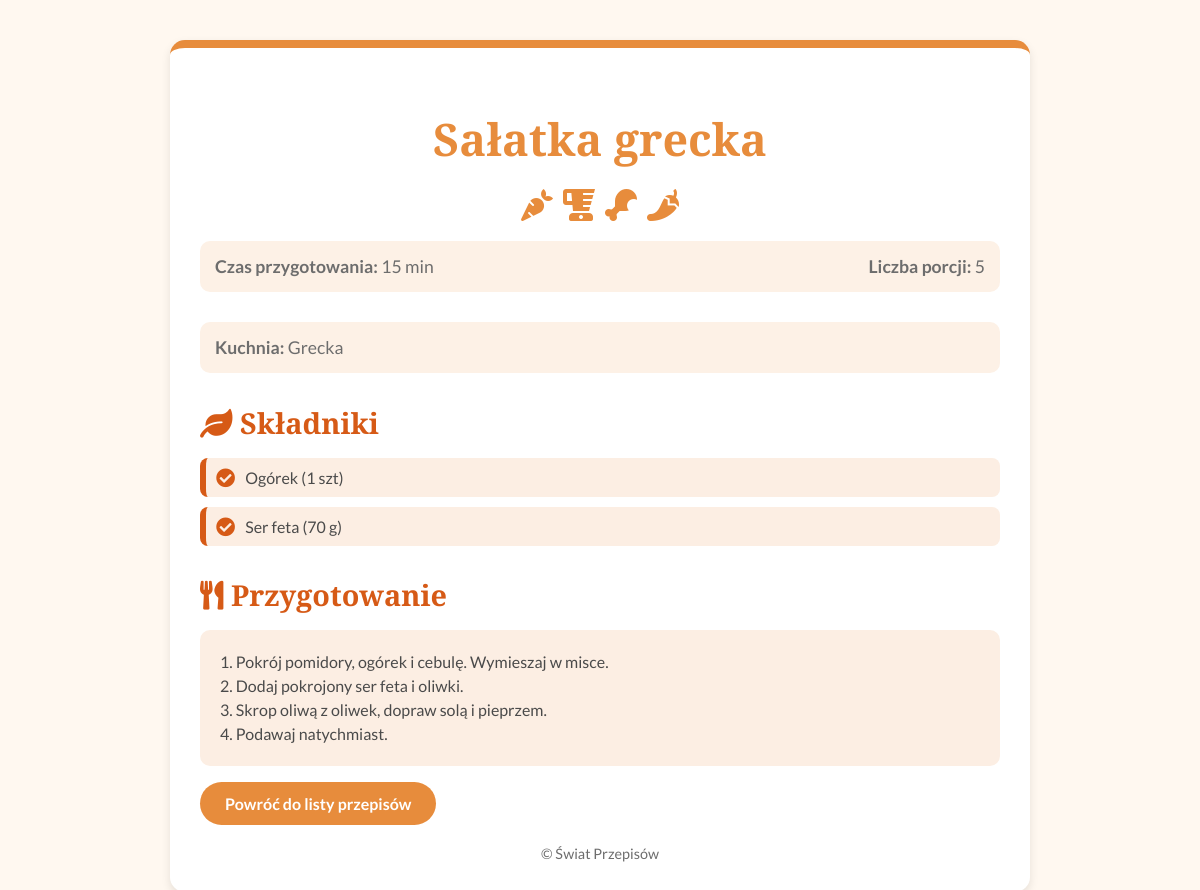
Screenshot of /przepisy/40/ with the database file from the repository.
### folder_aplikacji/models.py (models this page shows, shortened)
class Przepis(models.Model):
    DIFFICULTY_LEVELS = (
        ('P', 'PROSTY'),
        ('S', 'ŚREDNI'),
        ('T', 'TRUDNY'),
    )
    tytul = models.CharField(max_length=100, blank=False, null=False)
    opis = models.TextField(blank=False, null=False)
    difficulty_levels = models.CharField(max_length=1, choices=DIFFICULTY_LEVELS, default=DIFFICULTY_LEVELS[0][0])
    kuchnia = models.ForeignKey('Kuchnia', on_delete=models.SET_NULL, null=True, blank=True, related_name="przepisy")
    skladniki = models.ManyToManyField('Skladnik', through='PrzepisSkladnik', related_name="przepisy", blank=True)
    instrukcje = models.TextField(blank=False, null=False)
    czas_przygotowania = models.PositiveIntegerField(help_text="Czas przygotowania w minutach", null=True, blank=True)
    czas_gotowania = models.PositiveIntegerField(help_text="Czas gotowania w minutach", null=True, blank=True)
    porcje = models.PositiveIntegerField(null=True, blank=True)
    autor = models.ForeignKey(User, on_delete=models.SET_NULL, null=True, blank=True, related_name="przepisy")
    data_utworzenia = models.DateTimeField(auto_now_add=True)
    data_aktualizacji = models.DateTimeField(auto_now=True)
    kategoria = models.CharField(max_length=100, blank=True, null=True)

class Kuchnia(models.Model):
    nazwa = models.CharField(max_length=100, unique=True)
    opis = models.TextField(blank=True, null=True)

class PrzepisSkladnik(models.Model):
    przepis = models.ForeignKey(Przepis, on_delete=models.CASCADE)
    skladnik = models.ForeignKey(Skladnik, on_delete=models.CASCADE)
    ilosc = models.CharField(max_length=100, help_text="Ilość składnika (np. 2 łyżki)")

class Skladnik(models.Model):
    nazwa = models.CharField(max_length=100, unique=True)
    opis = models.TextField(blank=True, null=True)
    weganin = models.BooleanField(default=True)
    bezglutenowe = models.BooleanField(default=True)

### folder_aplikacji/views.py (the view)
# urls.py: path('przepisy/<int:pk>/', views.przepis_detail_html, name='przepis-detail-html'),  # URL do szczegółów przepisu
def przepis_detail_html(request, pk):
    przepis = Przepis.objects.get(pk=pk)
    przepisy_skladniki = PrzepisSkladnik.objects.filter(przepis=przepis)
    return render(request, 'przepis_detail.html', {'przepis': przepis, 'przepisy_skladniki': przepisy_skladniki})

### folder_aplikacji/templates/przepis_detail.html (shortened to what this page needs)
<!DOCTYPE html>
<html lang="pl">
<head>
    <link href="https://cdnjs.cloudflare.com/ajax/libs/font-awesome/5.15.4/css/all.min.css" rel="stylesheet">
</head>
<body>
    <div class="container">
        <h1>{{ przepis.tytul }}</h1>
        <div class="icon-group">
            <i class="fas fa-carrot"></i>
            <i class="fas fa-blender"></i>
            <i class="fas fa-drumstick-bite"></i>
            <i class="fas fa-pepper-hot"></i>
        </div>
        <div class="details">
            <div><strong>Czas przygotowania:</strong> {{ przepis.czas_przygotowania }} min</div>
            <div><strong>Liczba porcji:</strong> {{ przepis.porcje }}</div>
        </div>
        <div class="details">
            <div><strong>Kuchnia:</strong> {{ przepis.kuchnia.nazwa }}</div>
        </div>
        <h3><i class="fas fa-leaf"></i> Składniki</h3>
        <ul>
            {% for przep_skladnik in przepisy_skladniki %}
                <li><i class="fas fa-check-circle"></i> {{ przep_skladnik.skladnik.nazwa }} ({{ przep_skladnik.ilosc }})</li>
            {% empty %}
                <li><i class="fas fa-exclamation-circle"></i> Brak składników</li>
            {% endfor %}
        </ul>
        <h3><i class="fas fa-utensils"></i> Przygotowanie</h3>
        <pre>{{ przepis.instrukcje|safe }}</pre>
        <a href="{% url 'przepis-list-html' %}" class="btn-secondary mt-4">Powróć do listy przepisów</a>
        <footer>&copy; {{ now.year }} Świat Przepisów</footer>
    </div>
</body>
</html>

### folder_aplikacji/templates/przepis_detail.html (style rules this page uses)
body { font-family: 'Lato', sans-serif; background-color: #fff8f0; color: #4a4a4a; margin: 0; padding: 0; }
.container { max-width: 800px; background-color: #ffffff; border-radius: 15px; box-shadow: 0 4px 10px rgba(0, 0, 0, 0.1); padding: 30px; margin: 40px auto; border-top: 8px solid #e78c3c; }
h1 { font-family: 'Playfair Display', serif; font-size: 2.8rem; color: #e78c3c; text-align: center; margin-bottom: 20px; }
.details { display: flex; justify-content: space-between; font-size: 1.1rem; color: #6d6d6d; margin-bottom: 30px; background-color: #fdf1e6; padding: 15px; border-radius: 10px; }
h3 { font-family: 'Playfair Display', serif; font-size: 1.8rem; color: #d65a16; margin-bottom: 15px; }
ul { list-style: none; padding: 0; }
li { background-color: #fceee3; border-left: 6px solid #d65a16; padding: 10px; margin-bottom: 10px; border-radius: 8px; display: flex; align-items: center; gap: 10px; }
li i { color: #d65a16; font-size: 1.2rem; }
pre { background-color: #fceee3; padding: 20px; border-radius: 10px; white-space: pre-wrap; word-wrap: break-word; font-family: 'Lato', sans-serif; line-height: 1.5; }
.btn-secondary { display: inline-block; padding: 12px 25px; background-color: #e78c3c; color: #ffffff; text-decoration: none; border-radius: 30px; font-weight: bold; transition: background-color 0.3s ease; font-size: 1rem; }
footer { text-align: center; margin-top: 20px; font-size: 0.9rem; color: #6d6d6d; }
.icon-group { display: flex; gap: 10px; justify-content: center; margin-bottom: 20px; }
.icon-group i { font-size: 2rem; color: #e78c3c; }

### rows the page displays
Przepis: tytul "Sałatka grecka", czas_przygotowania "15", porcje "5", kuchnia.nazwa "Grecka", instrukcje "1. Pokrój pomidory, ogórek i cebulę. Wymieszaj w misce. 2. Dodaj pokrojony ser feta i oliwki. 3. Skrop oliwą z oliwek, dopraw solą i pieprzem. 4. Podawaj natychmiast."
PrzepisSkladnik: skladnik.nazwa "Ogórek", ilosc "1 szt"
PrzepisSkladnik: skladnik.nazwa "Ser feta", ilosc "70 g"
